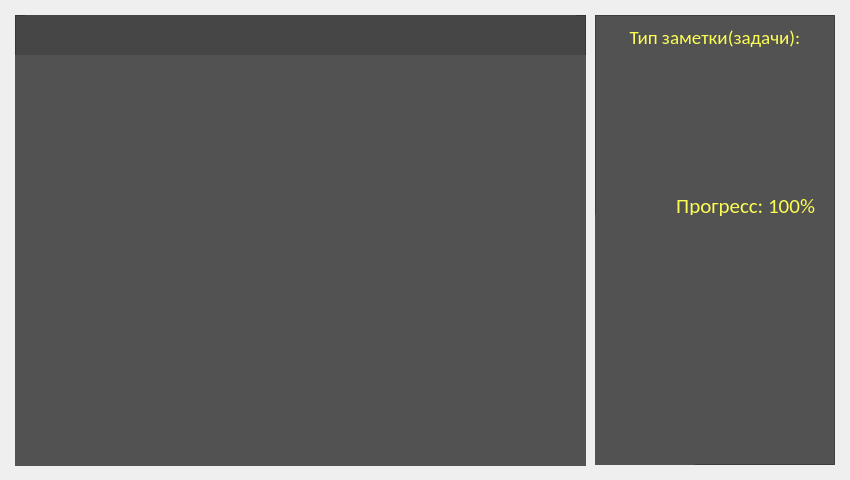
<?xml version="1.0" encoding="UTF-8"?>
<ui version="4.0">
 <class>edit_note_window</class>
 <widget class="QWidget" name="edit_note_window">
  <property name="windowModality">
   <enum>Qt::ApplicationModal</enum>
  </property>
  <property name="geometry">
   <rect>
    <x>0</x>
    <y>0</y>
    <width>850</width>
    <height>480</height>
   </rect>
  </property>
  <property name="minimumSize">
   <size>
    <width>850</width>
    <height>480</height>
   </size>
  </property>
  <property name="maximumSize">
   <size>
    <width>850</width>
    <height>480</height>
   </size>
  </property>
  <property name="windowTitle">
   <string>Edit your note!</string>
  </property>
  <widget class="QLabel" name="background_label">
   <property name="geometry">
    <rect>
     <x>0</x>
     <y>0</y>
     <width>850</width>
     <height>480</height>
    </rect>
   </property>
   <property name="text">
    <string/>
   </property>
   <property name="pixmap">
    <pixmap>../img/WallForCanvas.png</pixmap>
   </property>
  </widget>
  <widget class="QFrame" name="tool_panel">
   <property name="geometry">
    <rect>
     <x>595</x>
     <y>15</y>
     <width>240</width>
     <height>450</height>
    </rect>
   </property>
   <property name="styleSheet">
    <string notr="true">background-color: rgba(82, 82, 82, 255)</string>
   </property>
   <property name="frameShape">
    <enum>QFrame::StyledPanel</enum>
   </property>
   <property name="frameShadow">
    <enum>QFrame::Raised</enum>
   </property>
   <widget class="QLabel" name="status_label">
    <property name="geometry">
     <rect>
      <x>10</x>
      <y>10</y>
      <width>220</width>
      <height>50</height>
     </rect>
    </property>
    <property name="font">
     <font>
      <family>Calibri</family>
      <pointsize>14</pointsize>
     </font>
    </property>
    <property name="styleSheet">
     <string notr="true">color: #fbfd53;
border: none;</string>
    </property>
    <property name="text">
     <string>Тип заметки(задачи):</string>
    </property>
    <property name="alignment">
     <set>Qt::AlignHCenter|Qt::AlignTop</set>
    </property>
   </widget>
   <widget class="QPushButton" name="green_button">
    <property name="geometry">
     <rect>
      <x>5</x>
      <y>70</y>
      <width>70</width>
      <height>70</height>
     </rect>
    </property>
    <property name="styleSheet">
     <string notr="true">border:none</string>
    </property>
    <property name="text">
     <string/>
    </property>
    <property name="icon">
     <iconset>
      <normaloff>../img/lump_green_off.png</normaloff>../img/lump_green_off.png</iconset>
    </property>
    <property name="iconSize">
     <size>
      <width>70</width>
      <height>70</height>
     </size>
    </property>
   </widget>
   <widget class="QPushButton" name="yellow_button">
    <property name="geometry">
     <rect>
      <x>85</x>
      <y>70</y>
      <width>70</width>
      <height>70</height>
     </rect>
    </property>
    <property name="styleSheet">
     <string notr="true">border:none</string>
    </property>
    <property name="text">
     <string/>
    </property>
    <property name="icon">
     <iconset>
      <normaloff>../img/lump_yellow_off.png</normaloff>../img/lump_yellow_off.png</iconset>
    </property>
    <property name="iconSize">
     <size>
      <width>70</width>
      <height>70</height>
     </size>
    </property>
   </widget>
   <widget class="QPushButton" name="red_button">
    <property name="geometry">
     <rect>
      <x>165</x>
      <y>70</y>
      <width>70</width>
      <height>70</height>
     </rect>
    </property>
    <property name="styleSheet">
     <string notr="true">border:none</string>
    </property>
    <property name="text">
     <string/>
    </property>
    <property name="icon">
     <iconset>
      <normaloff>../img/lump_red_off.png</normaloff>../img/lump_red_off.png</iconset>
    </property>
    <property name="iconSize">
     <size>
      <width>70</width>
      <height>70</height>
     </size>
    </property>
   </widget>
   <widget class="QLabel" name="progress_text">
    <property name="geometry">
     <rect>
      <x>20</x>
      <y>170</y>
      <width>200</width>
      <height>41</height>
     </rect>
    </property>
    <property name="font">
     <font>
      <family>Calibri</family>
      <pointsize>16</pointsize>
     </font>
    </property>
    <property name="styleSheet">
     <string notr="true">color: #fbfd53;
border: none;</string>
    </property>
    <property name="text">
     <string>Прогресс: 100%</string>
    </property>
    <property name="alignment">
     <set>Qt::AlignRight|Qt::AlignTrailing|Qt::AlignVCenter</set>
    </property>
   </widget>
   <widget class="QPushButton" name="progress_up_button">
    <property name="geometry">
     <rect>
      <x>150</x>
      <y>230</y>
      <width>80</width>
      <height>50</height>
     </rect>
    </property>
    <property name="styleSheet">
     <string notr="true">border:none;background-color:rgba(0, 0, 0, 0);</string>
    </property>
    <property name="text">
     <string/>
    </property>
    <property name="icon">
     <iconset>
      <normaloff>../img/button_up.png</normaloff>../img/button_up.png</iconset>
    </property>
    <property name="iconSize">
     <size>
      <width>80</width>
      <height>50</height>
     </size>
    </property>
   </widget>
   <widget class="QPushButton" name="progress_down_button">
    <property name="geometry">
     <rect>
      <x>150</x>
      <y>280</y>
      <width>80</width>
      <height>50</height>
     </rect>
    </property>
    <property name="styleSheet">
     <string notr="true">border:none;
background-color:rgba(0, 0, 0, 0);</string>
    </property>
    <property name="text">
     <string/>
    </property>
    <property name="icon">
     <iconset>
      <normaloff>../img/button_down.png</normaloff>../img/button_down.png</iconset>
    </property>
    <property name="iconSize">
     <size>
      <width>80</width>
      <height>50</height>
     </size>
    </property>
   </widget>
   <widget class="QPushButton" name="save_button">
    <property name="geometry">
     <rect>
      <x>150</x>
      <y>360</y>
      <width>70</width>
      <height>70</height>
     </rect>
    </property>
    <property name="styleSheet">
     <string notr="true">border:none;
background-color:rgba(0, 0, 0, 0);</string>
    </property>
    <property name="text">
     <string/>
    </property>
    <property name="icon">
     <iconset>
      <normaloff>../img/save_button.png</normaloff>../img/save_button.png</iconset>
    </property>
    <property name="iconSize">
     <size>
      <width>70</width>
      <height>70</height>
     </size>
    </property>
   </widget>
   <widget class="QLabel" name="progress_bar">
    <property name="geometry">
     <rect>
      <x>0</x>
      <y>200</y>
      <width>100</width>
      <height>250</height>
     </rect>
    </property>
    <property name="text">
     <string/>
    </property>
    <property name="pixmap">
     <pixmap>../img/empty.png</pixmap>
    </property>
   </widget>
  </widget>
  <widget class="QFrame" name="title_panel">
   <property name="geometry">
    <rect>
     <x>15</x>
     <y>15</y>
     <width>571</width>
     <height>41</height>
    </rect>
   </property>
   <property name="styleSheet">
    <string notr="true">background-color: rgba(70, 70, 70, 255)</string>
   </property>
   <property name="frameShape">
    <enum>QFrame::StyledPanel</enum>
   </property>
   <property name="frameShadow">
    <enum>QFrame::Raised</enum>
   </property>
   <widget class="QLineEdit" name="title_field">
    <property name="geometry">
     <rect>
      <x>10</x>
      <y>0</y>
      <width>551</width>
      <height>41</height>
     </rect>
    </property>
    <property name="font">
     <font>
      <family>Calibri</family>
      <pointsize>20</pointsize>
      <weight>75</weight>
      <bold>true</bold>
     </font>
    </property>
    <property name="styleSheet">
     <string notr="true">color: #fbfd53;
border: none;</string>
    </property>
    <property name="alignment">
     <set>Qt::AlignLeading|Qt::AlignLeft|Qt::AlignVCenter</set>
    </property>
   </widget>
  </widget>
  <widget class="QFrame" name="text_panel">
   <property name="geometry">
    <rect>
     <x>15</x>
     <y>55</y>
     <width>571</width>
     <height>411</height>
    </rect>
   </property>
   <property name="styleSheet">
    <string notr="true">background-color: rgba(82, 82, 82, 255)</string>
   </property>
   <property name="frameShape">
    <enum>QFrame::StyledPanel</enum>
   </property>
   <property name="frameShadow">
    <enum>QFrame::Raised</enum>
   </property>
   <widget class="QTextEdit" name="text_field">
    <property name="geometry">
     <rect>
      <x>0</x>
      <y>0</y>
      <width>571</width>
      <height>411</height>
     </rect>
    </property>
    <property name="font">
     <font>
      <family>Calibri</family>
      <pointsize>16</pointsize>
     </font>
    </property>
    <property name="styleSheet">
     <string notr="true">color: #fbfd53;
border: none;</string>
    </property>
   </widget>
  </widget>
 </widget>
 <resources/>
 <connections/>
</ui>
